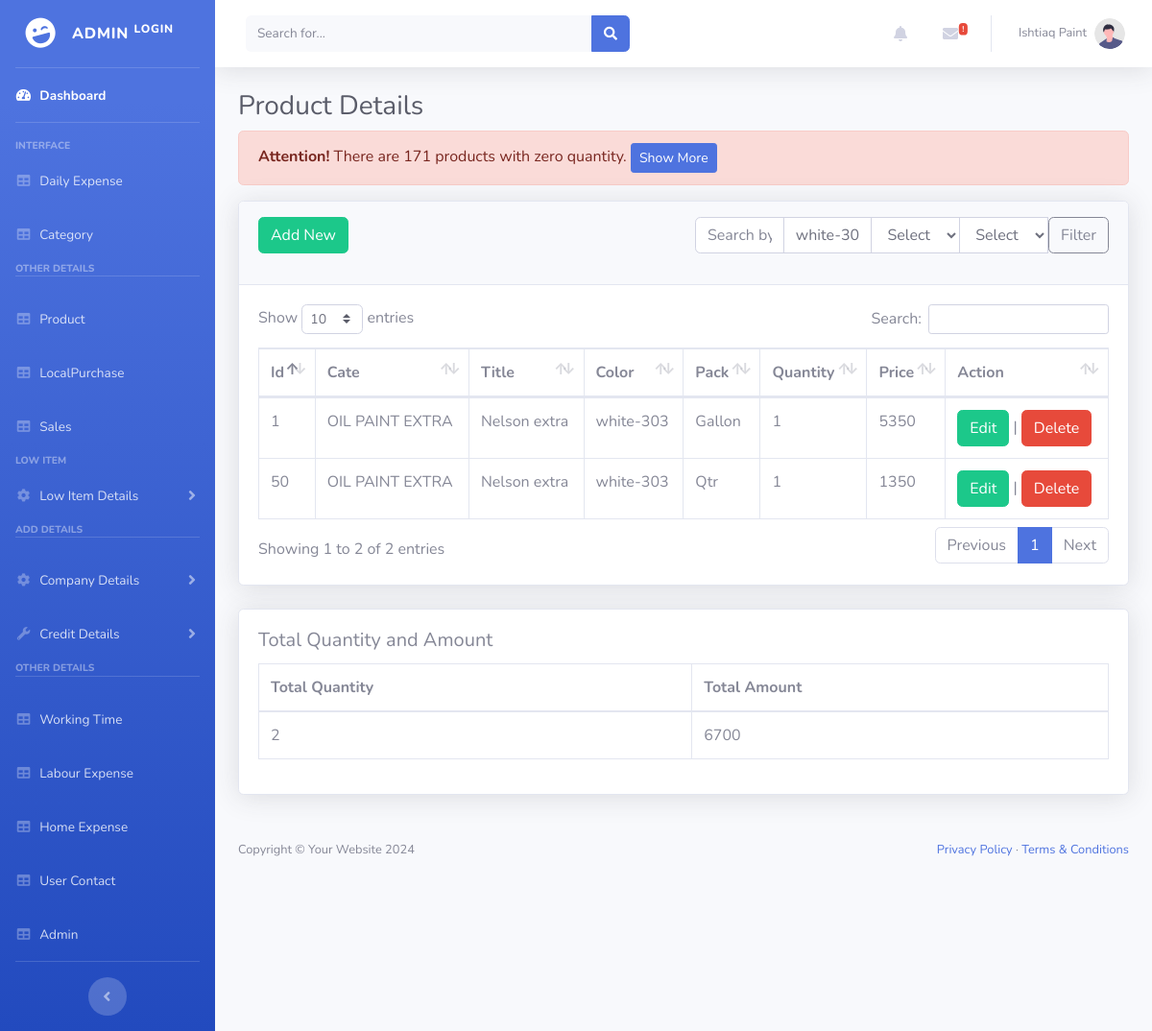
Screenshot of /admin/Product.php?colorSearch=white-303 (signed in) with the database file from the repository.
### tables this page shows
CREATE TABLE `product` (
  `id` int(100) NOT NULL,
  `cate_id` int(11) NOT NULL,
  `title` varchar(255) NOT NULL,
  `color` varchar(255) NOT NULL,
  `pack` varchar(255) NOT NULL,
  `quantity` int(255) NOT NULL,
  `price` int(255) NOT NULL
);

CREATE TABLE `categories` (
  `cate_id` int(11) NOT NULL,
  `cate_name` varchar(200) NOT NULL
);

### admin/Product.php (the view, shortened to what this page needs)
<?php
include_once("DatabaseConn.php");
$searchTerm = "";
$colorSearchTerm = "";
if (isset($_GET['colorSearch'])) {
    $colorSearchTerm = $_GET['colorSearch'];
}
$query = "SELECT * FROM `product` WHERE 1";
if (!empty($colorSearchTerm)) {
    $query .= " AND `color` LIKE '%$colorSearchTerm%'";
}
$result = mysqli_query($conn, $query);
$zeroQuantityQuery = "SELECT * FROM `product` WHERE `quantity` = 0";
$zeroQuantityResult = mysqli_query($conn, $zeroQuantityQuery);
$zeroQuantityCount = mysqli_num_rows($zeroQuantityResult);
?>
<!DOCTYPE html>
<html lang="en">
<head>
    <link href="vendor/fontawesome-free/css/all.min.css" rel="stylesheet" type="text/css">
    <link href="css/sb-admin-2.min.css" rel="stylesheet">
    <link href="vendor/datatables/dataTables.bootstrap4.min.css" rel="stylesheet">
</head>
<body id="page-top">
    <?php include_once("Header.php"); ?>
    <div id="wrapper">
        <div id="content-wrapper" class="d-flex flex-column">
            <div id="content">
                <div class="container-fluid">
                    <h1 class="h3 mb-2 text-gray-800">Product Details</h1>
                    <?php if ($zeroQuantityCount > 0) { ?>
                        <div class="alert alert-danger" role="alert">
                            <strong>Attention!</strong> There are <?php echo $zeroQuantityCount; ?> products with zero quantity.
                            <?php if ($zeroQuantityCount > 5) { ?>
                                <button id="showZeroQuantityProductsBtn" class="btn btn-primary btn-sm">Show More</button>
                            <?php } ?>
                        </div>
                    <?php } ?>
                    <div class="card shadow mb-4">
                        <div class="card-header py-3">
                            <div class="row">
                                <div class="col-md-6">
                                    <a href="ProductAdd.php" class="btn btn-success">Add New</a>
                                </div>
                                <div class="col-md-6">
                                    <form method="GET" action="">
                                        <div class="input-group mb-3">
                                            <input type="text" class="form-control" placeholder="Search by Name" name="search" value="<?php echo $searchTerm; ?>">
                                            <input type="text" class="form-control" placeholder="Search by Color" name="colorSearch" value="<?php echo $colorSearchTerm; ?>">
                                            <select class="form-control" name="category">
                                                <option value="">Select Category</option>
                                            </select>
                                            <select class="form-control" name="pack">
                                                <option value="">Select Pack</option>
                                            </select>
                                            <button class="btn btn-outline-secondary" type="submit">Filter</button>
                                        </div>
                                    </form>
                                </div>
                            </div>
                        </div>
                        <div class="card-body">
                            <div class="table-responsive">
                                <table class="table table-bordered" id="dataTable" width="100%" cellspacing="0">
                                    <thead>
                                        <tr>
                                            <th>Id</th>
                                            <th>Cate</th>
                                            <th>Title</th>
                                            <th>Color</th>
                                            <th>Pack</th>
                                            <th>Quantity</th>
                                            <th>Price</th>
                                            <th>Action</th>
                                        </tr>
                                    </thead>
                                    <tbody>
                                        <?php
                                        if(mysqli_num_rows($result)){
                                            $totalQuantity = 0;
                                            $totalAmount = 0;
                                            while($row = mysqli_fetch_array($result)){
                                                $cat_id = $row[1];
                                                $cat_nameQ = "SELECT * FROM `categories` where cate_id = $cat_id";
                                                $cat_name = mysqli_query($conn,$cat_nameQ);
                                                $fetch_cat_name = mysqli_fetch_assoc($cat_name);
                                                $totalQuantity += $row[5];
                                                $totalAmount += ($row[5] * $row[6]);
                                        ?>
                                        <tr>
                                            <td><?php echo $row[0];?></td>
                                            <td><?php echo $fetch_cat_name['cate_name'];?></td>
                                            <td><?php echo $row[2];?></td>
                                            <td><?php echo $row[3];?></td>
                                            <td><?php echo $row[4];?></td>
                                            <td><?php echo $row[5];?></td>
                                            <td><?php echo $row[6];?></td>
                                            <td><a href="productedit.php?id=<?=$row['id']?>" class="btn btn-success" >Edit</a> | <a href="productdelete.php?id=<?=$row['id']?>" class="btn btn-danger">Delete</a></td>
                                        </tr>
                                        <?php
                                            }
                                        } else {
                                            echo "<tr><td colspan='8'>No records found.</td></tr>";
                                        }
                                        ?>
                                    </tbody>
                                </table>
                            </div>
                        </div>
                    </div>
                    <div class="card shadow mb-4">
                        <div class="card-body">
                            <h5 class="card-title">Total Quantity and Amount</h5>
                            <div class="table-responsive">
                                <table class="table table-bordered" width="100%" cellspacing="0">
                                    <thead>
                                        <tr>
                                            <th>Total Quantity</th>
                                            <th>Total Amount</th>
                                        </tr>
                                    </thead>
                                    <tbody>
                                        <tr>
                                            <td><?php echo $totalQuantity; ?></td>
                                            <td><?php echo $totalAmount; ?></td>
                                        </tr>
                                    </tbody>
                                </table>
                            </div>
                        </div>
                    </div>
                </div>
            <footer class="py-4 bg-light mt-auto">
                <div class="container-fluid px-4">
                    <div class="d-flex align-items-center justify-content-between small">
                        <div class="text-muted">Copyright &copy; Your Website <?php echo date("Y"); ?></div>
                        <div>
                            <a href="#">Privacy Policy</a>
                            &middot;
                            <a href="#">Terms &amp; Conditions</a>
                        </div>
                    </div>
                </div>
            </footer>
        </div>
    </body>
    </html>

### rows the page displays
product: id "1", cate.cate_name "OIL PAINT EXTRA", title "Nelson extra", color "white-303", pack "Gallon", quantity "1", price "5350"
product: id "50", cate.cate_name "OIL PAINT EXTRA", title "Nelson extra", color "white-303", pack "Qtr", quantity "1", price "1350"

### other values shown
$zeroQuantityCount "171"
$totalQuantity "2"
$totalAmount "6700"
